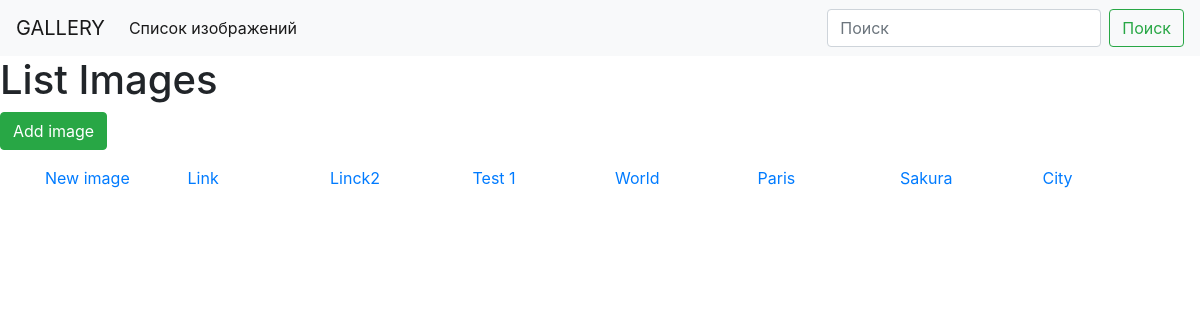
The page / on the database its author committed.
### gallery/models.py (models this page shows, shortened)
class Images(models.Model):
    title = models.CharField("Заголовок", max_length=300)
    image = models.ImageField("Изображение",
                              upload_to='images/',
                              blank=True,
                              width_field='image_width',
                              height_field='image_height'
                              )
    url = models.URLField(blank=True)
    created = models.DateField(auto_now_add=True)
    slug = models.SlugField(max_length=400, db_index=True, unique=True)
    image_width = models.PositiveIntegerField(null=True, blank=True, editable=False, default='600')
    image_height = models.PositiveIntegerField(null=True, blank=True, editable=False, default='600')
    class Meta:
        verbose_name = 'Изображение'
        verbose_name_plural = 'Изображении'
    def __str__(self):
        return self.title

### gallery/views.py (the view)
# urls.py: path("", views.ImagesListView.as_view(), name="image_list"),
class ImagesListView(ListView):
    model = Images
    template_name = 'gallery/image_list.html'
    context_object_name = 'images_list'

### gallery/templates/gallery/image_list.html
{% extends "base.html" %}
{% block content %}
<h1>List Images</h1>
<p><a href="{% url "created_image" %}" class=" btn btn-success">Add image</a></p>
<div class="container">
    <div class="row">
        {% for images in images_list %}
        <div class="col-sm">
            <a href="{% url 'detail_image' images.id %}">{{ images }}</a>
        </div>
        {% endfor %}
    </div>
</div>
{% endblock %}

### rows shown on the page
Images: title "New image"
Images: title "Link"
Images: title "Linck2"
Images: title "Test 1"
Images: title "World"
Images: title "Paris"
Images: title "Sakura"
Images: title "City"
